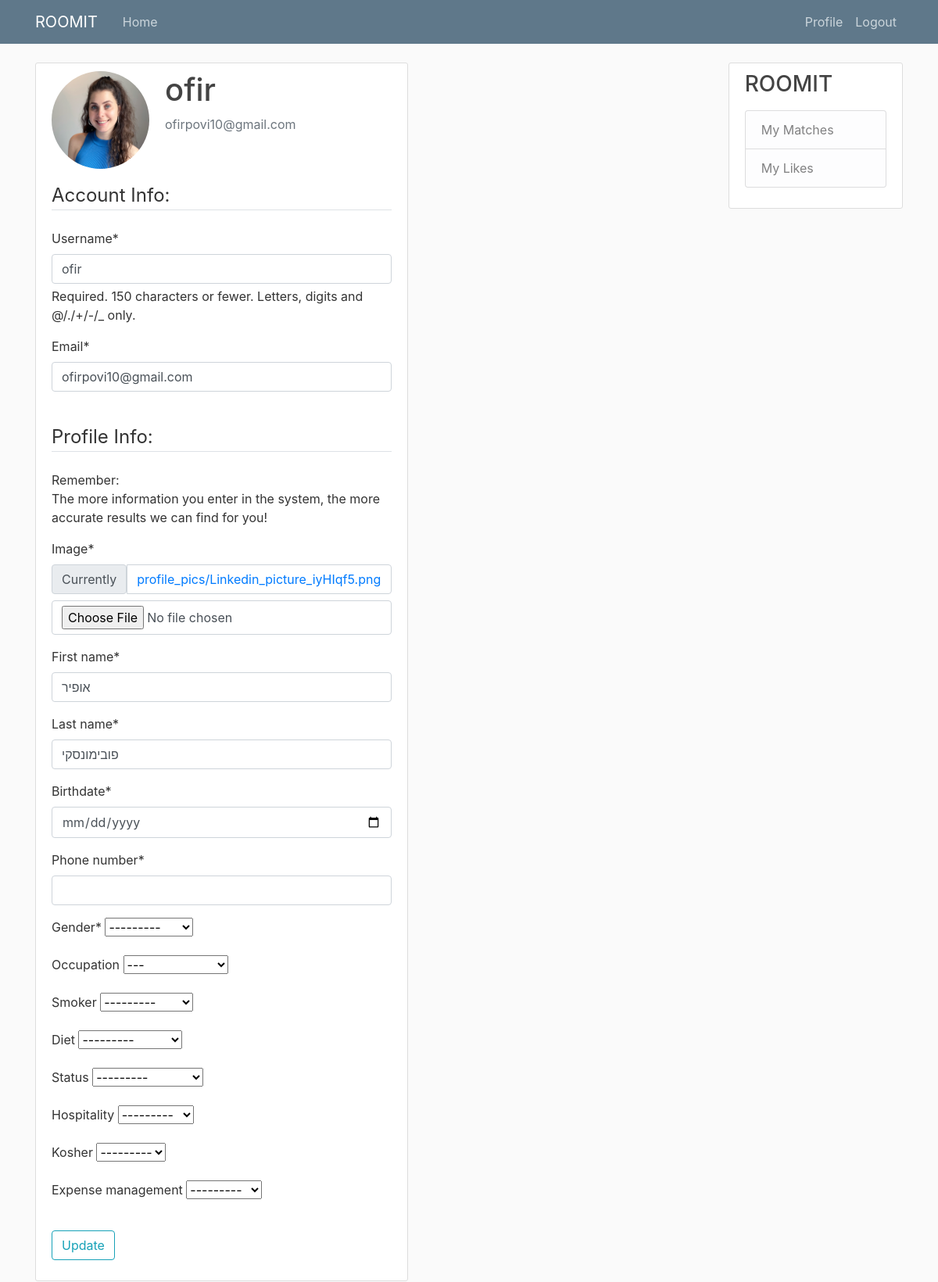
Page /user/profile/ofir/ (signed in) on the committed database.
### users/models.py (models this page shows, shortened)
class Profile(models.Model):
    user = models.OneToOneField(User, on_delete=models.CASCADE)
    image = models.ImageField(default='default.jpg', upload_to='profile_pics')
    profile_status = models.CharField(max_length=15, default=' ', help_text='What are you looking for', choices=[('StatusInsert', 'Roomate'),
                                                                                                                 ('StatusEnter', 'Appartment'),])
    first_name = models.CharField(max_length=30, default='')
    last_name = models.CharField(max_length=30, default='')
    birthdate = models.DateField(null=True, blank=False)
    phone_number = PhoneNumberField()
    gender = models.CharField(max_length=10, blank=False, choices=[('F', 'Female'),
                                                                   ('M', 'Male'),
                                                                   ('N', 'Not Defined'),
                                                                   ])
    occupation = models.CharField(max_length=30,  blank=True, choices=[('F', 'Full-time jobe'),
                                                                       ('S', 'Student'),
                                                                       ('P', 'Part-time job'),
                                                                       ('D', "Doesn't matter"),
                                                                       ('empty',
                                                                        '---'),
                                                                       ])
    smoker = models.CharField(max_length=15, blank=True, choices=[('Yes', 'Yes'),
                                                                  ('No', 'No'),
                                                                  ('Occasionally',
                                                                   'Occasionally'),
                                                                  ('Socially',
                                                                   'Socially'),
                                                                  ])
    diet = models.CharField(max_length=15, blank=True, choices=[('Carnivore', 'Carnivore'),
                                                                ('Pescetarian',
                                                                 'Pescetarian'),
                                                                ('Vegan', 'Vegan'),
                                                                ('Vegetarian',
                                                                 'Vegetarian'),
                                                                ('Raw Veganism',
                                                                 'Raw Veganism'),
                                                                ])
    status = models.CharField(max_length=20, blank=True, choices=[('Single', 'Single'),
                                                                  ('Married',
                                                                   'Married'),
                                                                  ('In a relationship',
                                                                   'In a relationship'),
                                                                  ('D', "Doesn't matter"),
                                                                  ], default='empty'
                              )
    hospitality = models.CharField(max_length=15, blank=True, default='empty', choices=[('L', 'Love'),
                                                                                        ('N', 'Prefer not'),])
    kosher = models.CharField(max_length=15, blank=True, choices=[('Y', 'Yes'),
                                                                  ('N', 'No'),])
    expense_management = models.CharField(max_length=15, blank=True, choices=[('Y', 'Prefer'),
                                                                              ('N', 'Prefer not'),])

### users/views.py (the view)
# urls.py: path('profile/<str:username>/', users_views.profile, name='profile'),
@login_required
def profile(request, username):
    print('start')
    if request.method == 'POST':
        print('post')
        u_form = UserUpdateForm(request.POST, instance=request.user)
        p_form = ProfileUpdateForm(request.POST,
                                   request.FILES,
                                   instance=request.user.profile)
        if u_form.is_valid() and p_form.is_valid():
            u_form.save()
            p_form.save()
            messages.success(request, f'Your profile has been updated!')
            return redirect('profile', request.user)
    else:
        print('else')
        u_form = UserUpdateForm(instance=request.user)
        p_form = ProfileUpdateForm(instance=request.user.profile)
    context = {
        'u_form': u_form,
        'p_form': p_form
    }
    return render(request, 'users/profile.html', context)

### users/forms.py
class UserUpdateForm(forms.ModelForm):
    email = forms.EmailField()
    class Meta:
        model = User
        fields = ['username', 'email']

class ProfileUpdateForm(forms.ModelForm):
    class Meta:
        model = Profile
        fields = ['image', 'first_name', 'last_name', 'birthdate', 'phone_number', 'gender',
                  'occupation', 'smoker', 'diet', 'status', 'hospitality', 'kosher', 'expense_management']
        exclude = ['profile_status']
        widgets = {
        'birthdate': DateInput(attrs={'type': 'date'})
    }

### users/templates/users/profile.html (shortened to what this page needs)
{% extends "roomit_app/base.html"%}
{% load crispy_forms_tags %}
{% block content %}
    <div class="row">
        <div class="col-md-8" style="margin-right: 50%">
            <div class="content-section">
                <div class="media">
                    <img class="rounded-circle account-img" src="{{ user.profile.image.url }}">
                    <div class="media-body">
                        <h2 class="account-heading">{{ user.username }}</h2>
                        <p class="text-secondary">{{ user.email }}</p>
                    </div>
                </div>
                <form method="POST" enctype="multipart/form-data">
                    <fieldset class="form-group">
                        <legend class="border-bottom mb-4">Account Info:</legend>
                        {{ u_form|crispy }}
                        <br>
                        <legend class="border-bottom mb-4">Profile Info:</legend>
                        <p> Remember:<br>
                            The more information you enter in the system,
                            the more accurate results we can find for you!</p>
                        {{ p_form|crispy }}
                    </fieldset>
                    <div class="form-group">
                        <button class="btn btn-outline-info" type="submit">Update</button>
                    </div>
                </form>
            </div>
        </div>
        <div class="col-md-4" style="margin-right: -50%">
            <div class="content-section">
                <h3>ROOMIT</h3>
                <p class='text-muted'>
                    <ul class="list-group">
                        <li class="list-group-item list-group-item-light">My Matches</li>
                        <li class="list-group-item list-group-item-light">My Likes</li>
                    </ul>
                </p>
            </div>
        </div>
    </div>
{% endblock content %}

### roomit_app/templates/roomit_app/base.html (shortened to what this page needs)
{% load static %}
<!DOCTYPE html>
<html>
<head>
    <link rel="stylesheet" href="https://maxcdn.bootstrapcdn.com/bootstrap/4.0.0/css/bootstrap.min.css">
    <link rel="stylesheet" type="text/css" href="{% static 'roomit_app/main.css' %}">
</head>
<body>
    <header class="site-header">
      <nav class="navbar navbar-expand-md navbar-dark bg-steel fixed-top">
        <div class="container">
          <a class="navbar-brand mr-4" href="{% url 'home' %}">ROOMIT</a>
          <div class="collapse navbar-collapse" id="navbarToggle">
            <div class="navbar-nav mr-auto">
              <a class="nav-item nav-link" href="{% url 'home' %}">Home</a>
            </div>
            <div class="navbar-nav">
              {% if user.is_authenticated %}
                <a class="nav-item nav-link" href="{% url 'profile' user.username %}">Profile</a>
                <a class="nav-item nav-link" href="{% url 'logout' %}">Logout</a>
              {% else %}
                <a class="nav-item nav-link" href="{% url 'login' %}">Login</a>
                <a class="nav-item nav-link" href="{% url 'register' %}">Register</a>
              {% endif %}
            </div>
          </div>
        </div>
      </nav>
    </header>
    <main role="main" class="container">
      <div class="row">
        <div class="col-md-8">
          {% block content %}{% endblock %}
        </div>
        </div>
    </main>
</body>
</html>

### roomit_app/static/roomit_app/main.css (style rules this page uses)
body { background: #fafafa; color: #333333; margin-top: 5rem; }
h1, h2, h3, h4, h5, h6 { color: #444444; }
ul { margin: 0; }
.bg-steel { background-color: #5f788a; }
.site-header .navbar-nav .nav-link { color: #cbd5db; }
.content-section { background: #ffffff; padding: 10px 20px; border: 1px solid #dddddd; border-radius: 3px; margin-bottom: 20px; }
.account-img { height: 125px; width: 125px; margin-right: 20px; margin-bottom: 16px; }
.account-heading { font-size: 2.5rem; }

### rows in the picture
Profile: first_name "אופיר", last_name "פובימונסקי", gender "---------", occupation "---", smoker "---------", diet "---------", status "---------", hospitality "---------", kosher "---------", expense_management "---------"

### other values in the picture
{{ user.username }} "ofir"
{{ user.email }} "ofirpovi10@gmail.com"
